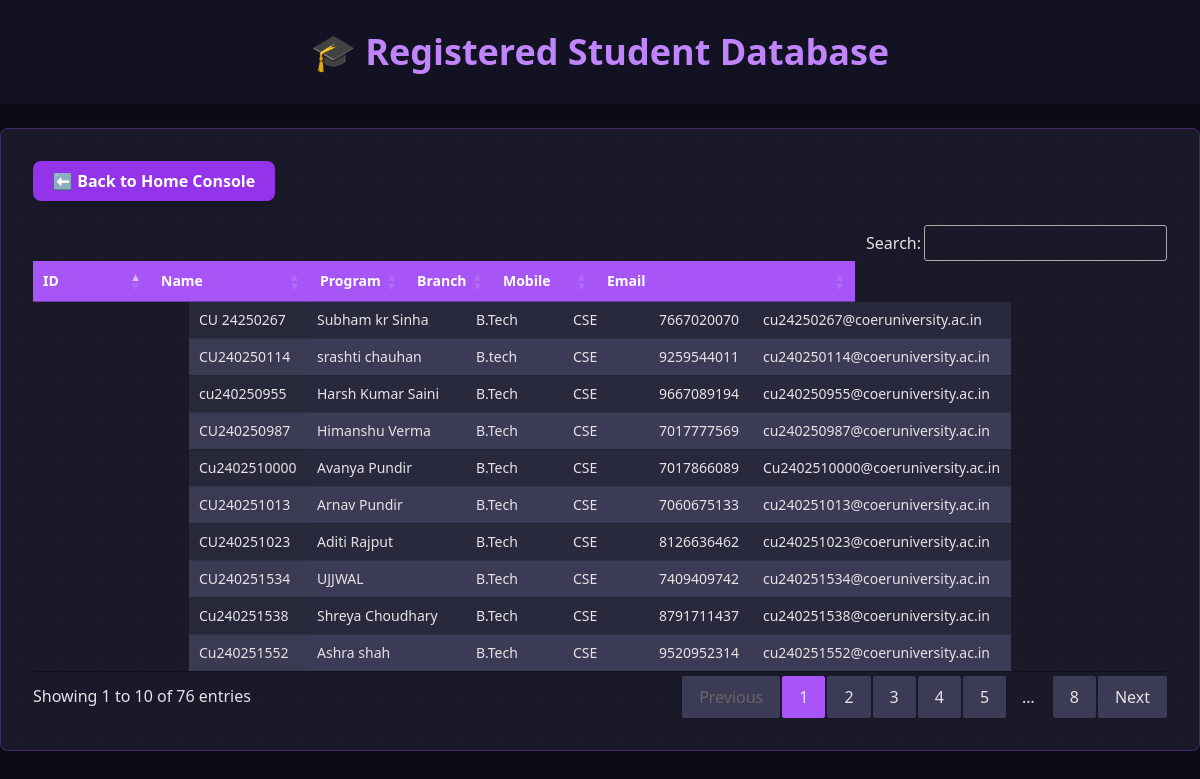
The app's page /students (signed in), older data.
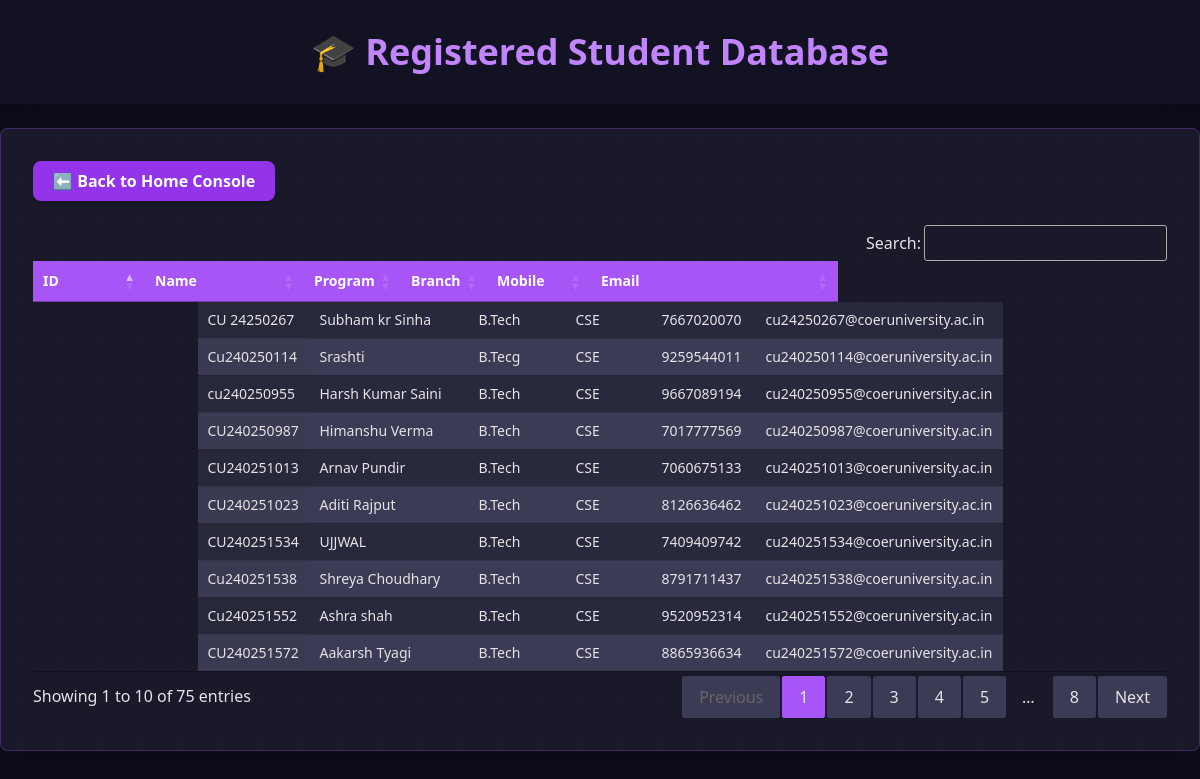
The same page, newer data.
### tables this page shows
CREATE TABLE students (
    ID TEXT PRIMARY KEY,
    Name TEXT,
    Program TEXT,
    Branch TEXT,
    Mobile TEXT,
    Gmail TEXT
);

### blueprints/students.py (the view)
@students_bp.route('/students')
def students():
    try:
        conn = sqlite3.connect(config.DB_FILE)
        cursor = conn.cursor()
        cursor.execute("SELECT ID, Name, Program, Branch, Mobile, Gmail FROM students")
        data = cursor.fetchall()
        conn.close()
        return render_template('students.html', students=data)
    except Exception:
        return render_template('students.html', students=[], error="Could not load students.")

### app.py (called while the page is built)
@app.context_processor
def inject_user_info():
    return {
        'session_username': session.get('username'),
        'session_is_admin': is_current_user_admin() if 'username' in session else False,
    }

@app.before_request
def require_login():
    from flask import request
    public_paths = {'/login', '/forgot_password', '/favicon.ico'}
    if request.path.startswith('/static/') or request.path in public_paths:
        return None
    if 'logged_in' not in session:
        return redirect(url_for('auth.login'))
    return None

### utils/auth_helpers.py (called while the page is built)
def is_current_user_admin() -> bool:
    username = session.get('username')
    if not username:
        return False
    conn = get_db_connection()
    user = conn.execute("SELECT is_admin FROM users WHERE username=?", (username,)).fetchone()
    conn.close()
    return bool(user and user['is_admin'])

### utils/db.py (called while the page is built)
def get_db_connection() -> sqlite3.Connection:
    conn = sqlite3.connect(config.DB_FILE)
    conn.row_factory = sqlite3.Row
    return conn

### templates/students.html (shortened to what this page needs)
<!DOCTYPE html>
<html lang="en">
<head>
  <script src="https://cdn.tailwindcss.com"></script>
  <link rel="stylesheet" href="https://cdn.datatables.net/1.13.4/css/jquery.dataTables.min.css">
  <link rel="stylesheet" href="https://cdn.datatables.net/buttons/2.4.2/css/buttons.dataTables.min.css">
  <link rel="stylesheet" href="https://cdn.datatables.net/responsive/2.4.1/css/responsive.dataTables.min.css">
</head>
<body class="min-h-screen">
  <h1 class="text-4xl font-extrabold text-center text-purple-400 py-8 bg-[#121223] shadow-xl">🎓 Registered Student Database</h1>
  <div class="max-w-7xl mx-auto dark-card shadow-xl p-8 rounded-lg mt-6 overflow-x-auto transform transition-all hover-scale">
    <button onclick="window.location.href='/'" class="bg-purple-600 hover:bg-purple-700 text-white px-5 py-2 rounded-lg font-semibold mb-6 transition shadow-md transform hover:scale-105 neon-button">
      ⬅ Back to Home Console
    </button>
    <table id="studentsTable" class="display nowrap w-full text-sm">
      <thead class="bg-purple-500 text-white">
        <tr>
          <th class="py-3 px-4 text-left">ID</th>
          <th class="py-3 px-4 text-left">Name</th>
          <th class="py-3 px-4 text-left">Program</th>
          <th class="py-3 px-4 text-left">Branch</th>
          <th class="py-3 px-4 text-left">Mobile</th>
          <th class="py-3 px-4 text-left">Email</th>
        </tr>
      </thead>
      <tbody>
        {% for s in students %}
        <tr class="odd:bg-white even:bg-gray-50 hover:bg-purple-900/50 transition duration-150">
          <td class="py-2 px-4">{{ s[0] }}</td>
          <td class="py-2 px-4 font-medium">{{ s[1] }}</td>
          <td class="py-2 px-4">{{ s[2] }}</td>
          <td class="py-2 px-4">{{ s[3] }}</td>
          <td class="py-2 px-4">{{ s[4] }}</td>
          <td class="py-2 px-4">{{ s[5] }}</td>
        </tr>
        {% endfor %}
      </tbody>
    </table>
  </div>
</body>
</html>

Row changes from the older to the newer data that the page shows:
removed students: ID "CU240250114", Name "srashti chauhan", Program "B.tech", Branch "CSE", Mobile "9259544011", Gmail "cu240250114@coeruniversity.ac.in"
removed students: ID "Cu2402510000", Name "Avanya Pundir", Program "B.Tech", Branch "CSE", Mobile "7017866089", Gmail "Cu2402510000@coeruniversity.ac.in"
now on this page (row unchanged): students: ID "CU240251572", Name "Aakarsh Tyagi", Program "B.Tech", Branch "CSE", Mobile "8865936634", Gmail "cu240251572@coeruniversity.ac.in"
added students: ID "Cu240250114", Name "Srashti", Program "B.Tecg", Branch "CSE", Mobile "9259544011", Gmail "cu240250114@coeruniversity.ac.in"
Text that changed along with them:
text written by a page script: "Search: Showing 1 to 10 of 76 entries Previous 1 2 3 4 5 … 8 Next" → "Search: Showing 1 to 10 of 75 entries Previous 1 2 3 4 5 … 8 Next"
